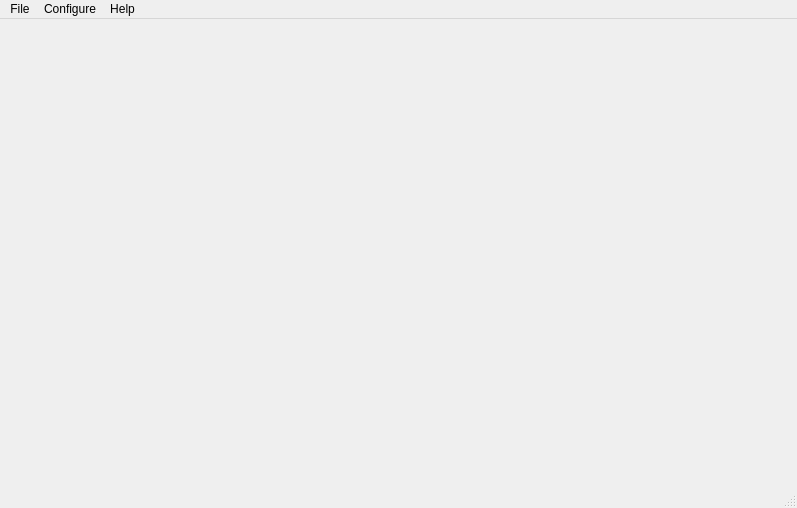
<?xml version="1.0" encoding="UTF-8"?>
<ui version="4.0">
 <class>MainWindow</class>
 <widget class="QMainWindow" name="MainWindow">
  <property name="geometry">
   <rect>
    <x>0</x>
    <y>0</y>
    <width>797</width>
    <height>508</height>
   </rect>
  </property>
  <property name="windowTitle">
   <string>MainWindow</string>
  </property>
  <widget class="QWidget" name="centralwidget">
   <layout class="QVBoxLayout" name="verticalLayout"/>
  </widget>
  <widget class="QMenuBar" name="menubar">
   <property name="geometry">
    <rect>
     <x>0</x>
     <y>0</y>
     <width>797</width>
     <height>26</height>
    </rect>
   </property>
   <widget class="QMenu" name="menuFile">
    <property name="title">
     <string>File</string>
    </property>
    <addaction name="actionOpen"/>
    <addaction name="actionSave"/>
    <addaction name="actionQuit"/>
   </widget>
   <widget class="QMenu" name="menuSetting">
    <property name="title">
     <string>Configure</string>
    </property>
    <addaction name="actionPath_fresco"/>
    <addaction name="actionPath_sfresco"/>
    <addaction name="actionPath_omget"/>
   </widget>
   <widget class="QMenu" name="menuHelp">
    <property name="title">
     <string>Help</string>
    </property>
    <addaction name="actionAbout"/>
    <addaction name="actionDocumentation"/>
    <addaction name="actionBug_Report"/>
   </widget>
   <addaction name="menuFile"/>
   <addaction name="menuSetting"/>
   <addaction name="menuHelp"/>
  </widget>
  <widget class="QStatusBar" name="statusbar"/>
  <action name="actionSave">
   <property name="text">
    <string>Save</string>
   </property>
  </action>
  <action name="actionQuit">
   <property name="text">
    <string>Quit</string>
   </property>
  </action>
  <action name="actionPath_fresco">
   <property name="text">
    <string>set Fresco_executable</string>
   </property>
  </action>
  <action name="actionOpen">
   <property name="text">
    <string>Open</string>
   </property>
  </action>
  <action name="actionAbout">
   <property name="text">
    <string>About</string>
   </property>
  </action>
  <action name="actionDocumentation">
   <property name="text">
    <string>Documentation</string>
   </property>
  </action>
  <action name="actionPath_sfresco">
   <property name="text">
    <string>set Sfresco_executable</string>
   </property>
  </action>
  <action name="actionPath_omget">
   <property name="text">
    <string>set omget_executable</string>
   </property>
  </action>
  <action name="actionBug_Report">
   <property name="text">
    <string>Bug Report</string>
   </property>
  </action>
 </widget>
 <resources/>
 <connections>
  <connection>
   <sender>actionQuit</sender>
   <signal>triggered()</signal>
   <receiver>MainWindow</receiver>
   <slot>close()</slot>
   <hints>
    <hint type="sourcelabel">
     <x>-1</x>
     <y>-1</y>
    </hint>
    <hint type="destinationlabel">
     <x>110</x>
     <y>68</y>
    </hint>
   </hints>
  </connection>
 </connections>
</ui>
